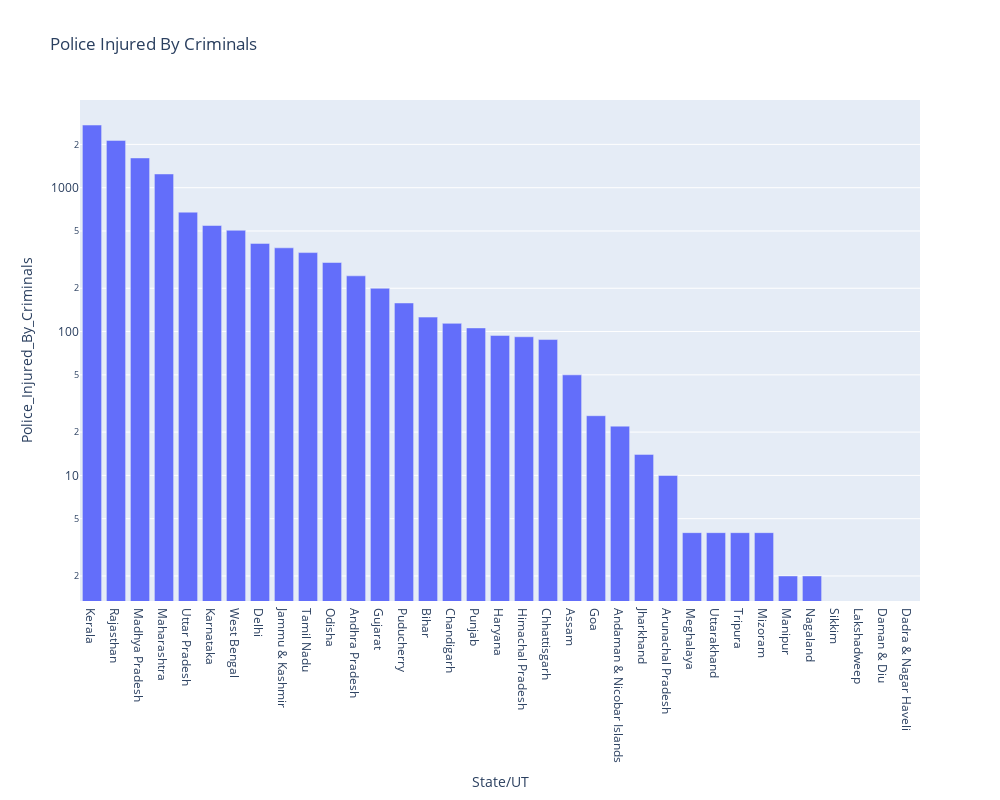
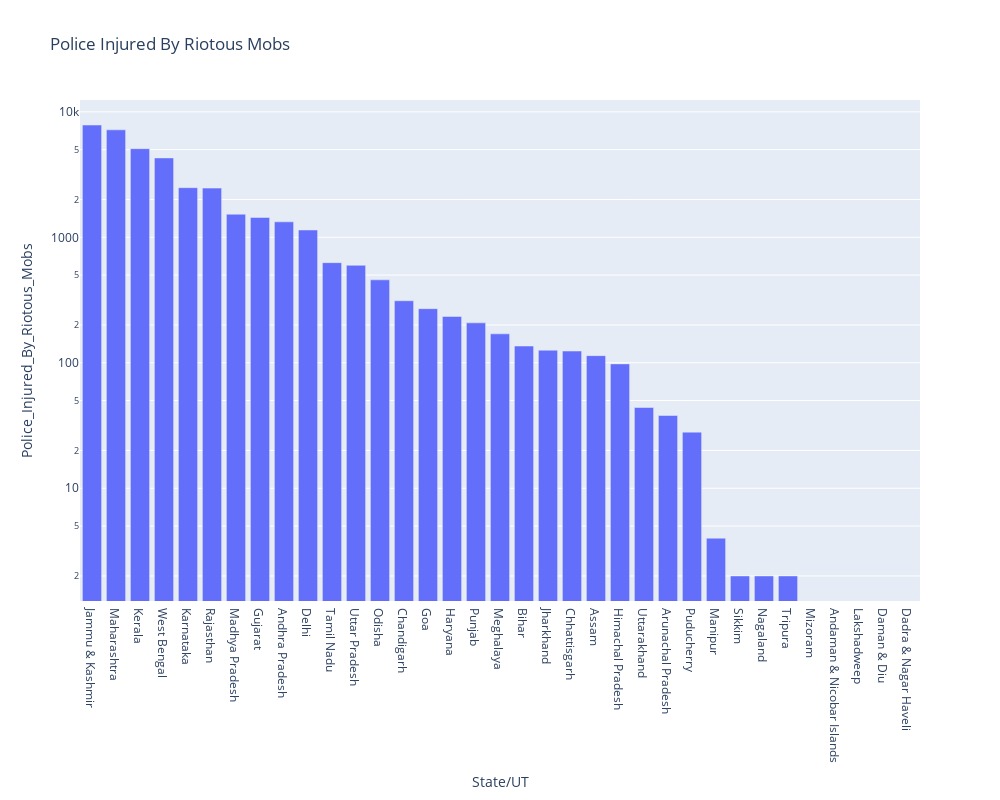
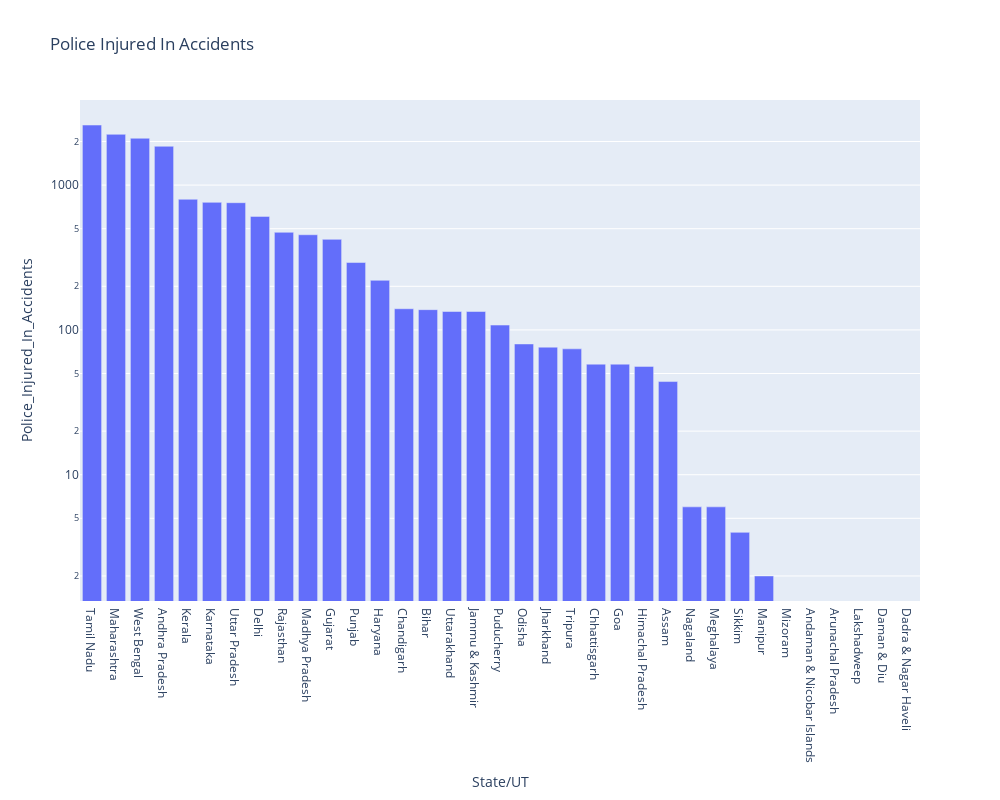
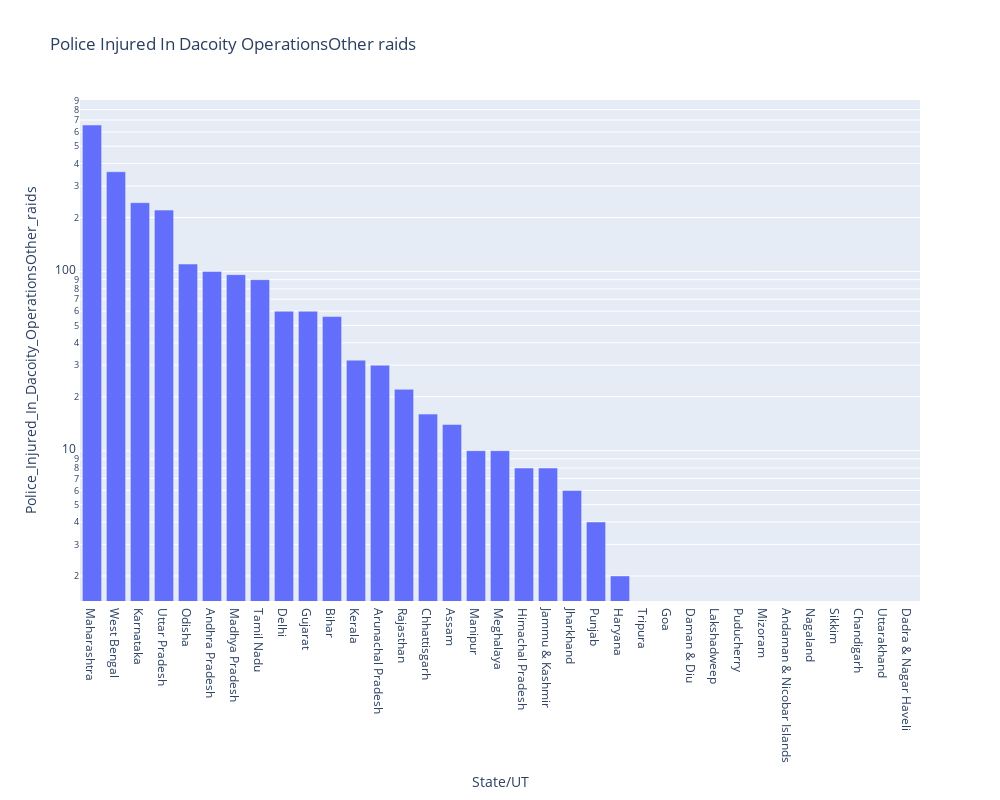

These figures' notebook cell, in order:
### Code cell
for crime in crime_columns:
    sorted_crime =crime_area.sort_values(crime,ascending=False)
    fig= px.bar(sorted_crime,x ="Area_Name",y=crime,title = crime.replace("_"," "),
          labels={"Area_Name":"State/ut",crime:"no of cases"},
          hover_data={"Area_Name":True,crime:True})
    
    fig.update_layout(xaxis_title ="State/UT",
                     yaxis_title = crime,
                     yaxis_type ="log",
                     height =800,
                     width =1000)
    fig.show()

### Figure 1 — Plotly figure (JSON) as saved in the notebook; plotly's stock layout.template omitted (floating-point values rounded to 4 significant figures)
{"data": [{"alignmentgroup": "True", "hovertemplate": "State/ut=%{x}<br>no of cases=%{y}<extra></extra>", "legendgroup": "", "marker": {"color": "#636efa", "pattern": {"shape": ""}}, "name": "", "offsetgroup": "", "orientation": "v", "showlegend": false, "textposition": "auto", "type": "bar", "x": ["Kerala", "Rajasthan", "Madhya Pradesh", "Maharashtra", "Uttar Pradesh", "Karnataka", "West Bengal", "Delhi", "Jammu & Kashmir", "Tamil Nadu", "Odisha", "Andhra Pradesh", "Gujarat", "Puducherry", "Bihar", "Chandigarh", "Punjab", "Haryana", "Himachal Pradesh", "Chhattisgarh", "Assam", "Goa", "Andaman & Nicobar Islands", "Jharkhand", "Arunachal Pradesh", "Meghalaya", "Uttarakhand", "Tripura", "Mizoram", "Manipur", "Nagaland", "Sikkim", "Lakshadweep", "Daman & Diu", "Dadra & Nagar Haveli"], "xaxis": "x", "y": [2726, 2132, 1610, 1246, 676, 546, 506, 410, 382, 354, 302, 244, 200, 158, 126, 114, 106, 94, 92, 88, 50, 26, 22, 14, 10, 4, 4, 4, 4, 2, 2, 0, 0, 0, 0], "yaxis": "y"}], "layout": {"barmode": "relative", "height": 800, "legend": {"tracegroupgap": 0}, "title": {"text": "Police Injured By Criminals"}, "width": 1000, "xaxis": {"anchor": "y", "domain": [0, 1], "title": {"text": "State/UT"}}, "yaxis": {"anchor": "x", "domain": [0, 1], "title": {"text": "Police_Injured_By_Criminals"}, "type": "log"}}}

### Figure 2 — Plotly figure (JSON) as saved in the notebook; plotly's stock layout.template omitted (floating-point values rounded to 4 significant figures)
{"data": [{"alignmentgroup": "True", "hovertemplate": "State/ut=%{x}<br>no of cases=%{y}<extra></extra>", "legendgroup": "", "marker": {"color": "#636efa", "pattern": {"shape": ""}}, "name": "", "offsetgroup": "", "orientation": "v", "showlegend": false, "textposition": "auto", "type": "bar", "x": ["Jammu & Kashmir", "Maharashtra", "Kerala", "West Bengal", "Karnataka", "Rajasthan", "Madhya Pradesh", "Gujarat", "Andhra Pradesh", "Delhi", "Tamil Nadu", "Uttar Pradesh", "Odisha", "Chandigarh", "Goa", "Haryana", "Punjab", "Meghalaya", "Bihar", "Jharkhand", "Chhattisgarh", "Assam", "Himachal Pradesh", "Uttarakhand", "Arunachal Pradesh", "Puducherry", "Manipur", "Sikkim", "Nagaland", "Tripura", "Mizoram", "Andaman & Nicobar Islands", "Lakshadweep", "Daman & Diu", "Dadra & Nagar Haveli"], "xaxis": "x", "y": [7846, 7186, 5086, 4292, 2486, 2466, 1528, 1440, 1328, 1144, 628, 598, 458, 312, 270, 234, 208, 170, 136, 126, 124, 114, 98, 44, 38, 28, 4, 2, 2, 2, 0, 0, 0, 0, 0], "yaxis": "y"}], "layout": {"barmode": "relative", "height": 800, "legend": {"tracegroupgap": 0}, "title": {"text": "Police Injured By Riotous Mobs"}, "width": 1000, "xaxis": {"anchor": "y", "domain": [0, 1], "title": {"text": "State/UT"}}, "yaxis": {"anchor": "x", "domain": [0, 1], "title": {"text": "Police_Injured_By_Riotous_Mobs"}, "type": "log"}}}

### Figure 3 — Plotly figure (JSON) as saved in the notebook; plotly's stock layout.template omitted (floating-point values rounded to 4 significant figures)
{"data": [{"alignmentgroup": "True", "hovertemplate": "State/ut=%{x}<br>no of cases=%{y}<extra></extra>", "legendgroup": "", "marker": {"color": "#636efa", "pattern": {"shape": ""}}, "name": "", "offsetgroup": "", "orientation": "v", "showlegend": false, "textposition": "auto", "type": "bar", "x": ["Tamil Nadu", "Maharashtra", "West Bengal", "Andhra Pradesh", "Kerala", "Karnataka", "Uttar Pradesh", "Delhi", "Rajasthan", "Madhya Pradesh", "Gujarat", "Punjab", "Haryana", "Chandigarh", "Bihar", "Uttarakhand", "Jammu & Kashmir", "Puducherry", "Odisha", "Jharkhand", "Tripura", "Chhattisgarh", "Goa", "Himachal Pradesh", "Assam", "Nagaland", "Meghalaya", "Sikkim", "Manipur", "Mizoram", "Andaman & Nicobar Islands", "Arunachal Pradesh", "Lakshadweep", "Daman & Diu", "Dadra & Nagar Haveli"], "xaxis": "x", "y": [2598, 2242, 2106, 1854, 798, 760, 756, 608, 472, 454, 422, 292, 220, 140, 138, 134, 134, 108, 80, 76, 74, 58, 58, 56, 44, 6, 6, 4, 2, 0, 0, 0, 0, 0, 0], "yaxis": "y"}], "layout": {"barmode": "relative", "height": 800, "legend": {"tracegroupgap": 0}, "title": {"text": "Police Injured In Accidents"}, "width": 1000, "xaxis": {"anchor": "y", "domain": [0, 1], "title": {"text": "State/UT"}}, "yaxis": {"anchor": "x", "domain": [0, 1], "title": {"text": "Police_Injured_In_Accidents"}, "type": "log"}}}

### Figure 4 — Plotly figure (JSON) as saved in the notebook; plotly's stock layout.template omitted (floating-point values rounded to 4 significant figures)
{"data": [{"alignmentgroup": "True", "hovertemplate": "State/ut=%{x}<br>no of cases=%{y}<extra></extra>", "legendgroup": "", "marker": {"color": "#636efa", "pattern": {"shape": ""}}, "name": "", "offsetgroup": "", "orientation": "v", "showlegend": false, "textposition": "auto", "type": "bar", "x": ["Maharashtra", "West Bengal", "Karnataka", "Uttar Pradesh", "Odisha", "Andhra Pradesh", "Madhya Pradesh", "Tamil Nadu", "Delhi", "Gujarat", "Bihar", "Kerala", "Arunachal Pradesh", "Rajasthan", "Chhattisgarh", "Assam", "Manipur", "Meghalaya", "Himachal Pradesh", "Jammu & Kashmir", "Jharkhand", "Punjab", "Haryana", "Tripura", "Goa", "Daman & Diu", "Lakshadweep", "Puducherry", "Mizoram", "Andaman & Nicobar Islands", "Nagaland", "Sikkim", "Chandigarh", "Uttarakhand", "Dadra & Nagar Haveli"], "xaxis": "x", "y": [656, 360, 242, 220, 110, 100, 96, 90, 60, 60, 56, 32, 30, 22, 16, 14, 10, 10, 8, 8, 6, 4, 2, 0, 0, 0, 0, 0, 0, 0, 0, 0, 0, 0, 0], "yaxis": "y"}], "layout": {"barmode": "relative", "height": 800, "legend": {"tracegroupgap": 0}, "title": {"text": "Police Injured In Dacoity OperationsOther raids"}, "width": 1000, "xaxis": {"anchor": "y", "domain": [0, 1], "title": {"text": "State/UT"}}, "yaxis": {"anchor": "x", "domain": [0, 1], "title": {"text": "Police_Injured_In_Dacoity_OperationsOther_raids"}, "type": "log"}}}
